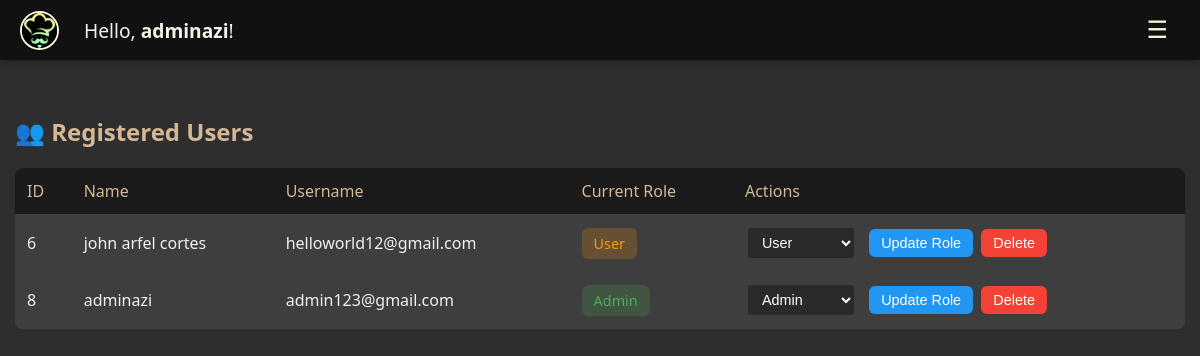
Before: /admin_users.php (signed in) with the older database file.
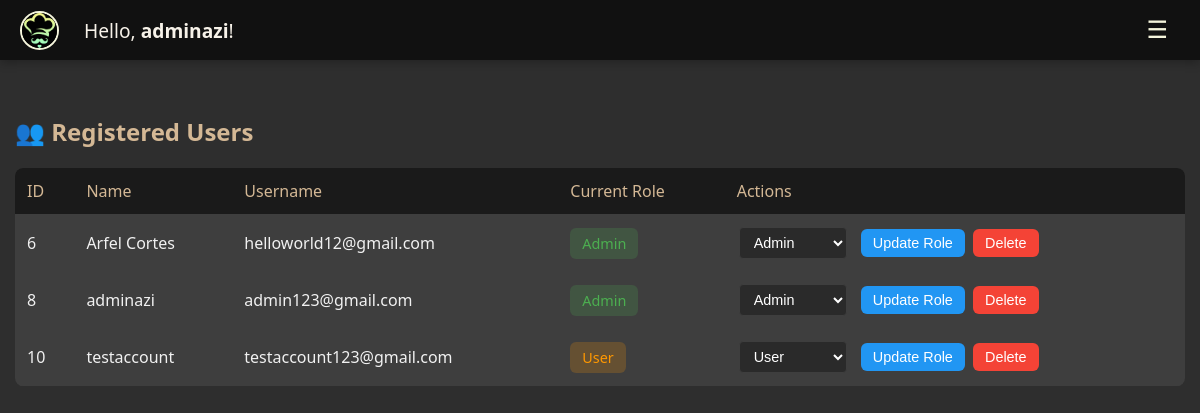
After: the same page with the newer database file.
### tables this page shows
CREATE TABLE `registertb` (
  `userid` int(10) UNSIGNED NOT NULL,
  `name` varchar(255) DEFAULT NULL,
  `username` varchar(255) DEFAULT NULL,
  `contact` varchar(20) DEFAULT NULL,
  `password` varchar(255) DEFAULT NULL,
  `checkpass` varchar(255) DEFAULT NULL,
  `role` varchar(20) DEFAULT 'user'
);

### admin_users.php (the view, shortened to what this page needs)
<?php
include('connection.php');
$user_id = $_SESSION['user_id'];
$user_name = "";
$query = "SELECT name, role FROM registertb WHERE userid = ?";
$stmt = $conn->prepare($query);
$stmt->bind_param("i", $user_id);
$stmt->execute();
$stmt->bind_result($name, $roles);
if ($stmt->fetch()) {
    $user_name = $name;
}
$sql = "SELECT userid, name, username, role FROM registertb ORDER BY userid ASC";
$result = $conn->query($sql);
?>
<!DOCTYPE html>
<html lang="en">
<head>
</head>
<body>
<nav class="navbar">
    <div class="navbar-left">
        <img src="logo.jfif" alt="Logo" class="logo-img">
        <?php if (!empty($user_name)) {
            echo "<span class='greeting'>Hello, <strong>$user_name</strong>!</span>";
        } ?>
    </div>
    <button class="menu-toggle" onclick="toggleMenu()">☰</button>
</nav>
<div class="container">
    <h2>👥 Registered Users</h2>
    <?php if ($result->num_rows > 0): ?>
    <table>
        <thead>
            <tr>
                <th>ID</th>
                <th>Name</th>
                <th>Username</th>
                <th>Current Role</th>
                <th>Actions</th>
            </tr>
        </thead>
        <tbody>
            <?php while ($row = $result->fetch_assoc()): ?>
            <tr>
                <td><?php echo $row['userid']; ?></td>
                <td><?php echo htmlspecialchars($row['name']); ?></td>
                <td><?php echo htmlspecialchars($row['username']); ?></td>
                <td>
                    <span class="status-<?php echo strtolower($row['role']); ?>">
                        <?php echo ucfirst($row['role']); ?>
                    </span>
                </td>
                <td>
                    <form method="POST" style="display: inline;">
                        <select name="new_role" class="role-select">
                            <option value="user" <?php echo $row['role'] === 'user' ? 'selected' : ''; ?>>User</option>
                            <option value="admin" <?php echo $row['role'] === 'admin' ? 'selected' : ''; ?>>Admin</option>
                        </select>
                        <button type="submit" name="update_role" class="update-role-btn">Update Role</button>
                    </form>
                    <?php if ($row['role'] !== 'admin' || $result->num_rows > 1): ?>
                    <form method="POST" style="display: inline;">
                        <button type="submit" name="delete_user" class="delete-btn" onclick="return confirm('Are you sure you want to delete this user?')">Delete</button>
                    </form>
                    <?php endif; ?>
                </td>
            </tr>
            <?php endwhile; ?>
        </tbody>
    </table>
<?php else: ?>
    <p>No users found.</p>
<?php endif; ?>
</div>
</body>
</html>

Changed rows visible on the page:
changed registertb "helloworld12@gmail.com": name "john arfel cortes" → "Arfel Cortes"; role "User" → "Admin"; new_role "User" → "Admin"
added registertb: userid "10", name "testaccount", username "testaccount123@gmail.com", role "User", new_role "User"
